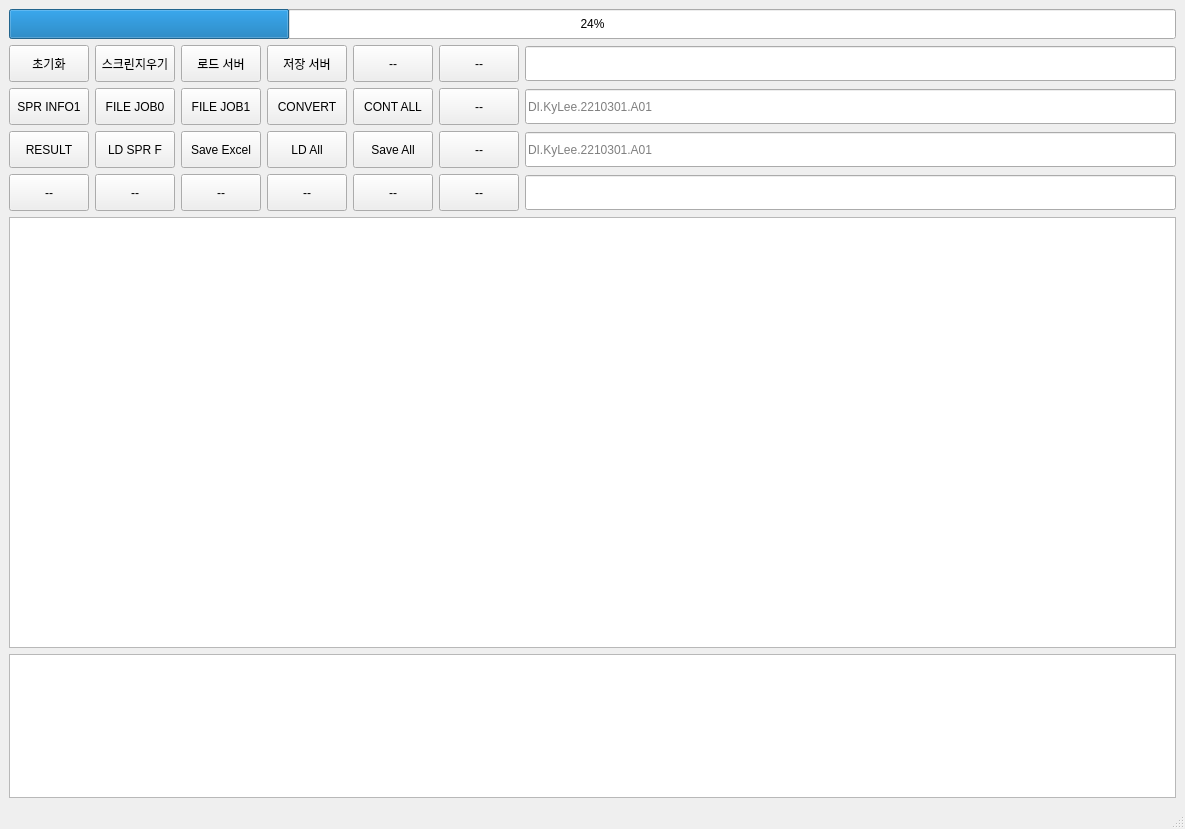
<?xml version="1.0" encoding="UTF-8"?>
<ui version="4.0">
 <class>MainWindow</class>
 <widget class="QMainWindow" name="MainWindow">
  <property name="geometry">
   <rect>
    <x>0</x>
    <y>0</y>
    <width>1185</width>
    <height>829</height>
   </rect>
  </property>
  <property name="sizePolicy">
   <sizepolicy hsizetype="Expanding" vsizetype="Expanding">
    <horstretch>0</horstretch>
    <verstretch>0</verstretch>
   </sizepolicy>
  </property>
  <property name="windowTitle">
   <string>MainWindow</string>
  </property>
  <widget class="QWidget" name="centralwidget">
   <layout class="QGridLayout" name="gridLayout">
    <item row="0" column="0">
     <widget class="QProgressBar" name="bar1">
      <property name="minimumSize">
       <size>
        <width>0</width>
        <height>30</height>
       </size>
      </property>
      <property name="value">
       <number>24</number>
      </property>
     </widget>
    </item>
    <item row="1" column="0">
     <layout class="QVBoxLayout" name="vbox1" stretch="0,0,0,0,3,1">
      <item>
       <layout class="QHBoxLayout" name="hbox1" stretch="0,0,0,0,0,0,0">
        <item>
         <widget class="QPushButton" name="bt1_1">
          <property name="minimumSize">
           <size>
            <width>0</width>
            <height>37</height>
           </size>
          </property>
          <property name="maximumSize">
           <size>
            <width>16777215</width>
            <height>37</height>
           </size>
          </property>
          <property name="text">
           <string>초기화</string>
          </property>
         </widget>
        </item>
        <item>
         <widget class="QPushButton" name="bt1_2">
          <property name="minimumSize">
           <size>
            <width>0</width>
            <height>37</height>
           </size>
          </property>
          <property name="maximumSize">
           <size>
            <width>16777215</width>
            <height>37</height>
           </size>
          </property>
          <property name="text">
           <string>스크린지우기</string>
          </property>
         </widget>
        </item>
        <item>
         <widget class="QPushButton" name="bt1_3">
          <property name="minimumSize">
           <size>
            <width>0</width>
            <height>37</height>
           </size>
          </property>
          <property name="maximumSize">
           <size>
            <width>16777215</width>
            <height>37</height>
           </size>
          </property>
          <property name="text">
           <string>로드 서버</string>
          </property>
         </widget>
        </item>
        <item>
         <widget class="QPushButton" name="bt1_4">
          <property name="minimumSize">
           <size>
            <width>0</width>
            <height>37</height>
           </size>
          </property>
          <property name="maximumSize">
           <size>
            <width>16777215</width>
            <height>37</height>
           </size>
          </property>
          <property name="text">
           <string>저장 서버</string>
          </property>
         </widget>
        </item>
        <item>
         <widget class="QPushButton" name="bt1_5">
          <property name="minimumSize">
           <size>
            <width>0</width>
            <height>37</height>
           </size>
          </property>
          <property name="maximumSize">
           <size>
            <width>16777215</width>
            <height>37</height>
           </size>
          </property>
          <property name="text">
           <string>--</string>
          </property>
         </widget>
        </item>
        <item>
         <widget class="QPushButton" name="bt1_6">
          <property name="minimumSize">
           <size>
            <width>0</width>
            <height>37</height>
           </size>
          </property>
          <property name="maximumSize">
           <size>
            <width>16777215</width>
            <height>37</height>
           </size>
          </property>
          <property name="text">
           <string>--</string>
          </property>
         </widget>
        </item>
        <item>
         <widget class="QLineEdit" name="ed1_1">
          <property name="sizePolicy">
           <sizepolicy hsizetype="Expanding" vsizetype="Fixed">
            <horstretch>0</horstretch>
            <verstretch>37</verstretch>
           </sizepolicy>
          </property>
          <property name="minimumSize">
           <size>
            <width>0</width>
            <height>35</height>
           </size>
          </property>
          <property name="toolTip">
           <string/>
          </property>
          <property name="placeholderText">
           <string/>
          </property>
         </widget>
        </item>
       </layout>
      </item>
      <item>
       <layout class="QHBoxLayout" name="hbox2" stretch="0,0,0,0,0,0,0">
        <item>
         <widget class="QPushButton" name="bt2_1">
          <property name="minimumSize">
           <size>
            <width>0</width>
            <height>37</height>
           </size>
          </property>
          <property name="maximumSize">
           <size>
            <width>16777215</width>
            <height>37</height>
           </size>
          </property>
          <property name="text">
           <string>SPR INFO1</string>
          </property>
          <property name="iconSize">
           <size>
            <width>16</width>
            <height>16</height>
           </size>
          </property>
         </widget>
        </item>
        <item>
         <widget class="QPushButton" name="bt2_2">
          <property name="minimumSize">
           <size>
            <width>0</width>
            <height>37</height>
           </size>
          </property>
          <property name="maximumSize">
           <size>
            <width>16777215</width>
            <height>37</height>
           </size>
          </property>
          <property name="text">
           <string>FILE JOB0</string>
          </property>
         </widget>
        </item>
        <item>
         <widget class="QPushButton" name="bt2_3">
          <property name="minimumSize">
           <size>
            <width>0</width>
            <height>37</height>
           </size>
          </property>
          <property name="maximumSize">
           <size>
            <width>16777215</width>
            <height>37</height>
           </size>
          </property>
          <property name="text">
           <string>FILE JOB1</string>
          </property>
         </widget>
        </item>
        <item>
         <widget class="QPushButton" name="bt2_4">
          <property name="minimumSize">
           <size>
            <width>0</width>
            <height>37</height>
           </size>
          </property>
          <property name="maximumSize">
           <size>
            <width>16777215</width>
            <height>37</height>
           </size>
          </property>
          <property name="text">
           <string>CONVERT</string>
          </property>
         </widget>
        </item>
        <item>
         <widget class="QPushButton" name="bt2_5">
          <property name="minimumSize">
           <size>
            <width>0</width>
            <height>37</height>
           </size>
          </property>
          <property name="maximumSize">
           <size>
            <width>16777215</width>
            <height>37</height>
           </size>
          </property>
          <property name="text">
           <string>CONT ALL</string>
          </property>
         </widget>
        </item>
        <item>
         <widget class="QPushButton" name="bt2_6">
          <property name="minimumSize">
           <size>
            <width>0</width>
            <height>37</height>
           </size>
          </property>
          <property name="maximumSize">
           <size>
            <width>16777215</width>
            <height>37</height>
           </size>
          </property>
          <property name="text">
           <string>--</string>
          </property>
         </widget>
        </item>
        <item>
         <widget class="QLineEdit" name="ed2_1">
          <property name="sizePolicy">
           <sizepolicy hsizetype="Expanding" vsizetype="Fixed">
            <horstretch>0</horstretch>
            <verstretch>37</verstretch>
           </sizepolicy>
          </property>
          <property name="minimumSize">
           <size>
            <width>0</width>
            <height>35</height>
           </size>
          </property>
          <property name="placeholderText">
           <string>DI.KyLee.2210301.A01</string>
          </property>
          <property name="clearButtonEnabled">
           <bool>false</bool>
          </property>
         </widget>
        </item>
       </layout>
      </item>
      <item>
       <layout class="QHBoxLayout" name="hbox3" stretch="0,0,0,0,0,0,0">
        <item>
         <widget class="QPushButton" name="bt3_1">
          <property name="minimumSize">
           <size>
            <width>0</width>
            <height>37</height>
           </size>
          </property>
          <property name="maximumSize">
           <size>
            <width>16777215</width>
            <height>37</height>
           </size>
          </property>
          <property name="text">
           <string>RESULT</string>
          </property>
         </widget>
        </item>
        <item>
         <widget class="QPushButton" name="bt3_2">
          <property name="minimumSize">
           <size>
            <width>0</width>
            <height>37</height>
           </size>
          </property>
          <property name="maximumSize">
           <size>
            <width>16777215</width>
            <height>37</height>
           </size>
          </property>
          <property name="text">
           <string>LD SPR F</string>
          </property>
         </widget>
        </item>
        <item>
         <widget class="QPushButton" name="bt3_3">
          <property name="minimumSize">
           <size>
            <width>0</width>
            <height>37</height>
           </size>
          </property>
          <property name="maximumSize">
           <size>
            <width>16777215</width>
            <height>37</height>
           </size>
          </property>
          <property name="text">
           <string>Save Excel</string>
          </property>
         </widget>
        </item>
        <item>
         <widget class="QPushButton" name="bt3_4">
          <property name="minimumSize">
           <size>
            <width>0</width>
            <height>37</height>
           </size>
          </property>
          <property name="maximumSize">
           <size>
            <width>16777215</width>
            <height>37</height>
           </size>
          </property>
          <property name="text">
           <string>LD All</string>
          </property>
         </widget>
        </item>
        <item>
         <widget class="QPushButton" name="bt3_5">
          <property name="minimumSize">
           <size>
            <width>0</width>
            <height>37</height>
           </size>
          </property>
          <property name="maximumSize">
           <size>
            <width>16777215</width>
            <height>37</height>
           </size>
          </property>
          <property name="text">
           <string>Save All</string>
          </property>
         </widget>
        </item>
        <item>
         <widget class="QPushButton" name="bt3_6">
          <property name="minimumSize">
           <size>
            <width>0</width>
            <height>37</height>
           </size>
          </property>
          <property name="maximumSize">
           <size>
            <width>16777215</width>
            <height>37</height>
           </size>
          </property>
          <property name="text">
           <string>--</string>
          </property>
         </widget>
        </item>
        <item>
         <widget class="QLineEdit" name="ed3_1">
          <property name="sizePolicy">
           <sizepolicy hsizetype="Expanding" vsizetype="Fixed">
            <horstretch>0</horstretch>
            <verstretch>37</verstretch>
           </sizepolicy>
          </property>
          <property name="minimumSize">
           <size>
            <width>0</width>
            <height>35</height>
           </size>
          </property>
          <property name="placeholderText">
           <string>DI.KyLee.2210301.A01</string>
          </property>
         </widget>
        </item>
       </layout>
      </item>
      <item>
       <layout class="QHBoxLayout" name="hbox4" stretch="0,0,0,0,0,0,0">
        <item>
         <widget class="QPushButton" name="bt4_1">
          <property name="minimumSize">
           <size>
            <width>0</width>
            <height>37</height>
           </size>
          </property>
          <property name="maximumSize">
           <size>
            <width>16777215</width>
            <height>37</height>
           </size>
          </property>
          <property name="text">
           <string>--</string>
          </property>
         </widget>
        </item>
        <item>
         <widget class="QPushButton" name="bt4_2">
          <property name="minimumSize">
           <size>
            <width>0</width>
            <height>37</height>
           </size>
          </property>
          <property name="maximumSize">
           <size>
            <width>16777215</width>
            <height>37</height>
           </size>
          </property>
          <property name="text">
           <string>--</string>
          </property>
         </widget>
        </item>
        <item>
         <widget class="QPushButton" name="bt4_3">
          <property name="minimumSize">
           <size>
            <width>0</width>
            <height>37</height>
           </size>
          </property>
          <property name="maximumSize">
           <size>
            <width>16777215</width>
            <height>37</height>
           </size>
          </property>
          <property name="text">
           <string>--</string>
          </property>
         </widget>
        </item>
        <item>
         <widget class="QPushButton" name="bt4_4">
          <property name="minimumSize">
           <size>
            <width>0</width>
            <height>37</height>
           </size>
          </property>
          <property name="maximumSize">
           <size>
            <width>16777215</width>
            <height>37</height>
           </size>
          </property>
          <property name="text">
           <string>--</string>
          </property>
         </widget>
        </item>
        <item>
         <widget class="QPushButton" name="bt4_5">
          <property name="minimumSize">
           <size>
            <width>0</width>
            <height>37</height>
           </size>
          </property>
          <property name="maximumSize">
           <size>
            <width>16777215</width>
            <height>37</height>
           </size>
          </property>
          <property name="text">
           <string>--</string>
          </property>
         </widget>
        </item>
        <item>
         <widget class="QPushButton" name="bt4_6">
          <property name="minimumSize">
           <size>
            <width>0</width>
            <height>37</height>
           </size>
          </property>
          <property name="maximumSize">
           <size>
            <width>16777215</width>
            <height>37</height>
           </size>
          </property>
          <property name="text">
           <string>--</string>
          </property>
         </widget>
        </item>
        <item>
         <widget class="QLineEdit" name="ed4_1">
          <property name="sizePolicy">
           <sizepolicy hsizetype="Expanding" vsizetype="Fixed">
            <horstretch>0</horstretch>
            <verstretch>37</verstretch>
           </sizepolicy>
          </property>
          <property name="minimumSize">
           <size>
            <width>0</width>
            <height>35</height>
           </size>
          </property>
         </widget>
        </item>
       </layout>
      </item>
      <item>
       <widget class="QTableWidget" name="tbw1"/>
      </item>
      <item>
       <widget class="QTextBrowser" name="tb1"/>
      </item>
     </layout>
    </item>
   </layout>
  </widget>
  <widget class="QStatusBar" name="statusbar"/>
  <action name="actiondddd">
   <property name="text">
    <string>dddd</string>
   </property>
  </action>
  <action name="actiondddd_2">
   <property name="text">
    <string>dddd</string>
   </property>
  </action>
 </widget>
 <resources/>
 <connections/>
 <slots>
  <slot>init()</slot>
 </slots>
</ui>
